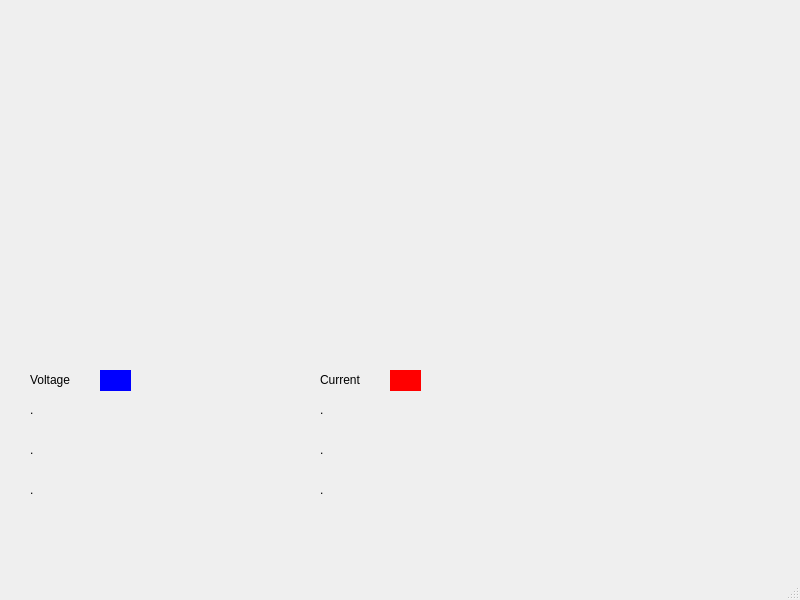
<?xml version="1.0" encoding="UTF-8"?>
<ui version="4.0">
 <class>MainWindow</class>
 <widget class="QMainWindow" name="MainWindow">
  <property name="geometry">
   <rect>
    <x>0</x>
    <y>0</y>
    <width>800</width>
    <height>600</height>
   </rect>
  </property>
  <property name="windowTitle">
   <string>MainWindow</string>
  </property>
  <widget class="QWidget" name="centralwidget">
   <widget class="QCustomPlot" name="Plot" native="true">
    <property name="geometry">
     <rect>
      <x>20</x>
      <y>10</y>
      <width>741</width>
      <height>351</height>
     </rect>
    </property>
   </widget>
   <widget class="QLabel" name="label">
    <property name="geometry">
     <rect>
      <x>30</x>
      <y>370</y>
      <width>63</width>
      <height>20</height>
     </rect>
    </property>
    <property name="text">
     <string>Voltage</string>
    </property>
   </widget>
   <widget class="QLabel" name="label_2">
    <property name="geometry">
     <rect>
      <x>320</x>
      <y>370</y>
      <width>63</width>
      <height>20</height>
     </rect>
    </property>
    <property name="text">
     <string>Current</string>
    </property>
   </widget>
   <widget class="QWidget" name="widget" native="true">
    <property name="geometry">
     <rect>
      <x>100</x>
      <y>370</y>
      <width>31</width>
      <height>21</height>
     </rect>
    </property>
    <property name="styleSheet">
     <string notr="true">background-color: rgb(0, 0, 255);</string>
    </property>
   </widget>
   <widget class="QWidget" name="widget_2" native="true">
    <property name="geometry">
     <rect>
      <x>390</x>
      <y>370</y>
      <width>31</width>
      <height>21</height>
     </rect>
    </property>
    <property name="styleSheet">
     <string notr="true">background-color: rgb(255, 0, 0);</string>
    </property>
   </widget>
   <widget class="QLabel" name="Vmax">
    <property name="geometry">
     <rect>
      <x>30</x>
      <y>400</y>
      <width>181</width>
      <height>20</height>
     </rect>
    </property>
    <property name="text">
     <string>.</string>
    </property>
   </widget>
   <widget class="QLabel" name="Vmin">
    <property name="geometry">
     <rect>
      <x>30</x>
      <y>440</y>
      <width>181</width>
      <height>20</height>
     </rect>
    </property>
    <property name="text">
     <string>.</string>
    </property>
   </widget>
   <widget class="QLabel" name="Imax">
    <property name="geometry">
     <rect>
      <x>320</x>
      <y>400</y>
      <width>181</width>
      <height>20</height>
     </rect>
    </property>
    <property name="text">
     <string>.</string>
    </property>
   </widget>
   <widget class="QLabel" name="Imin">
    <property name="geometry">
     <rect>
      <x>320</x>
      <y>440</y>
      <width>191</width>
      <height>20</height>
     </rect>
    </property>
    <property name="text">
     <string>.</string>
    </property>
   </widget>
   <widget class="QLabel" name="Vefect">
    <property name="geometry">
     <rect>
      <x>30</x>
      <y>480</y>
      <width>181</width>
      <height>20</height>
     </rect>
    </property>
    <property name="text">
     <string>.</string>
    </property>
   </widget>
   <widget class="QLabel" name="Iefect">
    <property name="geometry">
     <rect>
      <x>320</x>
      <y>480</y>
      <width>181</width>
      <height>20</height>
     </rect>
    </property>
    <property name="text">
     <string>.</string>
    </property>
   </widget>
  </widget>
  <widget class="QMenuBar" name="menubar">
   <property name="geometry">
    <rect>
     <x>0</x>
     <y>0</y>
     <width>800</width>
     <height>25</height>
    </rect>
   </property>
  </widget>
  <widget class="QStatusBar" name="statusbar"/>
 </widget>
 <customwidgets>
  <customwidget>
   <class>QCustomPlot</class>
   <extends>QWidget</extends>
   <header location="global">qcustomplot.h</header>
   <container>1</container>
  </customwidget>
 </customwidgets>
 <resources/>
 <connections/>
</ui>
